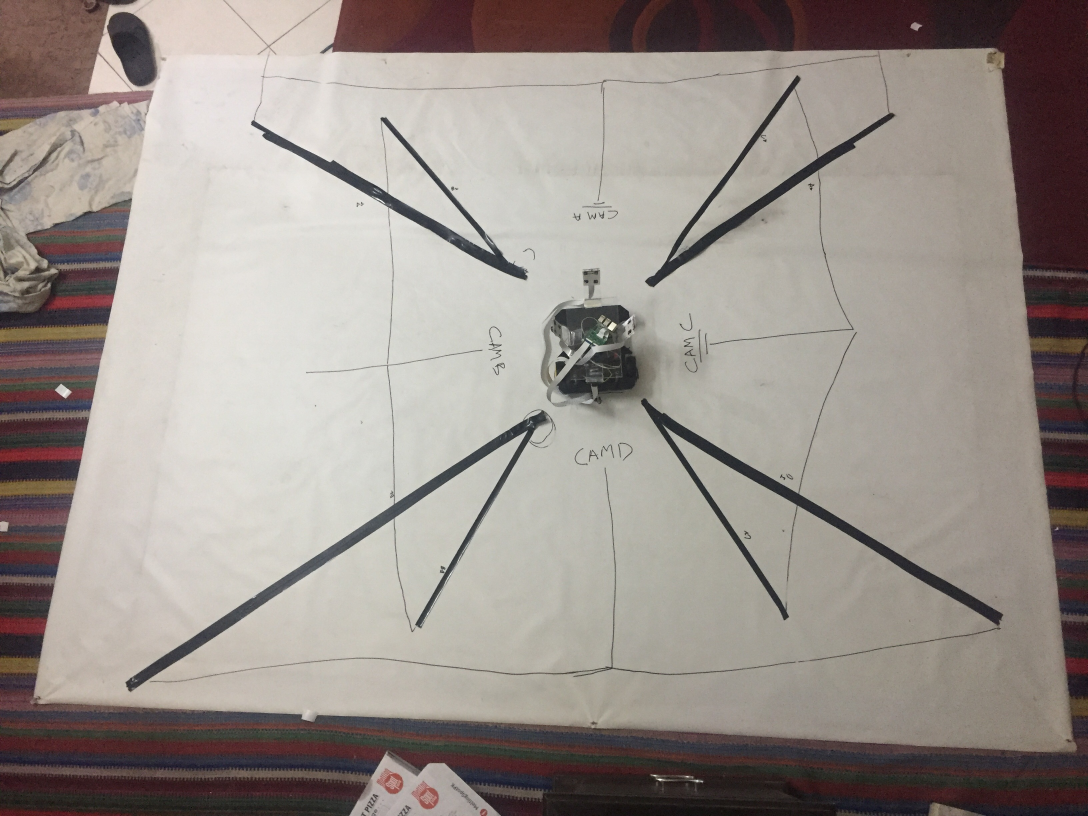
#> input picture 3. Birds Eye View (BEV)/IMG_7554.jpeg, 3264 x 2448 px, given in place of the camera (shown at 1/3 size)
$ python '3.5 BEV-Calibrate - FPS - Multi Camera Adapter - Camera A (OpenCV).py'   (older library calls are emulated)
#> lines starting #> are read from the running program, lines starting #| are printed output that depends on the picture; after the words box and inside, x2 and y2 are one past the last pixel; in counts of white or black regions, pixels touching at a corner belong together
import RPi.GPIO as gp
from datetime import datetime as dtm
import cv2
import time
import os
import numpy as np

# =============== [ P A R A M E T E R ] - [ F U L L ]
#=========================================================
# Calibrate Fish Eye
DIM=(640, 480)
K=np.array([[183.40960550714848, 0.0, 317.9915709633227], [0.0, 183.27059290430077, 229.7739640549374], [0.0, 0.0, 1.0]])
D=np.array([[0.0643628313155956], [-0.014811743124422176], [-0.02257099687818543], [0.009516432693973089]])
# Bird's Eye View (BEV)
pathResultImages = r"Result_Images\\"
heightBEV = 706
widthBEV = 1040
# Camera Filename Images
Camera_Name = "Camera Bird's Eye View"
#  Matrix Camera -> BEV
MatrixA = np.zeros((3,3), np.float)
MatrixA[0:3] = [[-3.97331246e-01, -3.35970227e+00,  7.07705644e+02], [ 2.13662752e-02, -1.88831907e+00,  3.86122305e+02], [ 1.58521856e-05, -5.91162509e-03,  1.00000000e+00]]
print("=> MatrixA = ", MatrixA)
print("="*50)
print()
#  Coordinate Small Square [BEST] Inside
pointXMin = 450
pointXMax = 655
pointYMin = 249
pointYMax = 438
print("=> pointXMin = ", pointXMin)
print("=> pointXMax = ", pointXMax)
print("=> pointYMin = ", pointYMin)
print("=> pointYMax = ", pointYMax)
print("="*50)
print()
#=========================================================
# =============== [ P A R A M E T E R ] - [ F U L L ]

# =============== [ P I N O U T - R A S P B E R R Y  P I  3 ]
#=========================================================
gp.setwarnings(False)
gp.setmode(gp.BOARD)

gp.setup(7, gp.OUT)
gp.setup(11, gp.OUT)
gp.setup(12, gp.OUT)

gp.setup(15, gp.OUT)
gp.setup(16, gp.OUT)
gp.setup(21, gp.OUT)
gp.setup(22, gp.OUT)

gp.output(11, True)
gp.output(12, True)
gp.output(15, True)
gp.output(16, True)
gp.output(21, True)
gp.output(22, True)
#=========================================================
# =============== [ P I N O U T - R A S P B E R R Y  P I  3 ]

done = 0

# =============== [ M A I N - F U N C T I O N ] -  [R A S P B E R R Y  P I  3 ]
#=========================================================
def main():
    i = 1
    print("==> 1. Size BEV")
    print("Height: ", heightBEV)
    print("Width: ", widthBEV)
    print()
    while True:
        if done == 1:
            print('F I N I S H')
            break
        print()
        print("Picture ", i)
        print("Start testing the Camera A")
        i2c = "i2cset -y 1 0x70 0x00 0x04"
        os.system(i2c)
        gp.output(7, False)
        gp.output(11, False)
        gp.output(12, True)
        captureCamera("A")     # Camera A
# =========================================================
# =============== [ M A I N - F U N C T I O N ] -  [R A S P B E R R Y  P I  3 ]

# =============== [ F U N C T I O N ] - [ F U L L ]
#=========================================================
def captureCamera(cam):
#> called with cam = 'A'
    global done
    global trigger
    saat_ini = dtm.now() #tgl dan jam saat ini
    now = dtm.strftime(saat_ini, '%d-%b-%Y_%H:%M:%S') # tpye = string
    cap = cv2.VideoCapture(0)
    if cap.isOpened():
        window_handle = cv2.namedWindow("CSI Camera " + str(cam), cv2.WINDOW_AUTOSIZE)
        # Resolution
        # Default = 640x480
        # Raspberry Pi Camera v2 (8 megapixel): 3280 x 2464
        # video at 1080p30, 720p60, 640x480p90
        # width =  #1920 - 1280 - 640 - 320 - 160 - 80 - 40 [BEST = 3280]
        # height = #1080 - 720 - 480 - 240 - 120 - 60 - 30  [BEST = 2464]
        width = 640
        height = 480
        cap.set(3, width)
        cap.set(4, height)
        # Window
        while cv2.getWindowProperty("CSI Camera " + str(cam), 0) >= 0:
            ret_val, img = cap.read()
#> img is the input picture: shape (2448, 3264, 3); mean B, G, R 140.1, 145.9, 154.1
            startTime = time.time()
            # Rotate 180
            #img = cv2.rotate(img, cv2.ROTATE_180)
            # Fish Eye Calibrated
            img = fishEyeCalibrated(img)
            # Read Camera & Rotate
            img = readCamera(img,cam, Camera_Name)
            # Show  BEV Result
            img = showBEV_Result(img,Camera_Name,MatrixA, widthBEV,heightBEV)
            # Remove Small Square [BEST] Inside - [ F U L L ]
            img = removeSmallSquareFull(cam, img, pointXMin,pointXMax,pointYMin,pointYMax)
            # Show Line to Divided and Removes
            img = showLineDividedRemove(cam,img,Camera_Name, heightBEV,widthBEV)
            # Read BEV Remove Camera & Crop
            _, imgRotate = cropBEVRemovaCamera(cam, img,Camera_Name)
            # Calculate FPS
            FPS = calculateFPS(imgRotate,startTime)
            # Show
            cv2.imshow("CSI Camera " + str(cam), imgRotate)
            # This also acts as
            key = cv2.waitKey(30) & 0xFF
            # Stop the program on the ESC key
            if key == ord("q"):
                done = 1
                break
        cap.release()
        cv2.destroyAllWindows()
    else:
        print("Unable to open camera")
#=========================================================
# >>>>>>>>>>>>>>>>>>>>>>>>>>>>>>>>>>>>>>>>>>>>>>>>>>>>>>>>>>>>>>>>>>>>>>>>>>>>>>>>>>>
def fishEyeCalibrated(oriImg):
    h,w = oriImg.shape[:2]
#> h = 2448; w = 3264
    map1, map2 = cv2.fisheye.initUndistortRectifyMap(K, D, np.eye(3), K, DIM, cv2.CV_16SC2)
    undistorted_img = cv2.remap(oriImg, map1, map2, interpolation=cv2.INTER_LINEAR, borderMode=cv2.BORDER_CONSTANT)
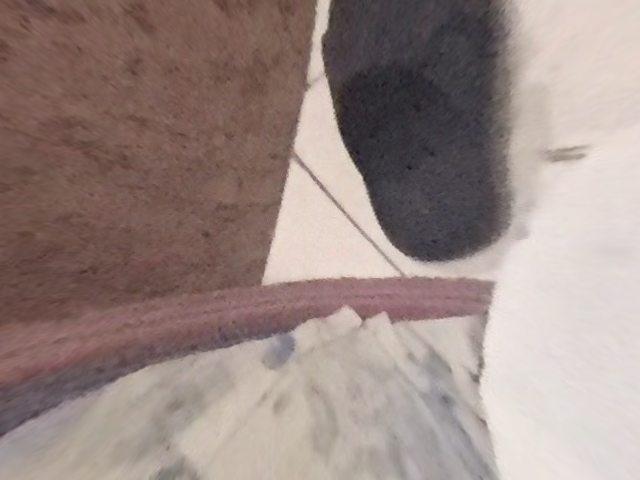
#> undistorted_img: shape (480, 640, 3); mean B, G, R 132.2, 137.1, 154.3
    return undistorted_img
# >>>>>>>>>>>>>>>>>>>>>>>>>>>>>>>>>>>>>>>>>>>>>>>>>>>>>>>>>>>>>>>>>>>>>>>>>>>>>>>>>>>
def readCamera(img,cameraName, Camera_Filename):
    if (cameraName == "A"):
        # Rotate A - No Rotate
        pass
    elif (cameraName == "B"):
        # Camera B - Rotate 90 COUNTERCLOCKWISE
        img = cv2.rotate(img, cv2.cv2.ROTATE_90_COUNTERCLOCKWISE)
    elif (cameraName == "C"):
        # Camera C - Rotate 90 CLOCKWISE
        img = cv2.rotate(img, cv2.cv2.ROTATE_90_CLOCKWISE)
    elif (cameraName == "D"):
        # Camera D - Rotate 180
        img = cv2.rotate(img, cv2.cv2.ROTATE_180)
    '''
    cv2.imshow(Camera_Filename, img)
    cv2.waitKey(0)
    cv2.destroyAllWindows()
    '''
    return img
# >>>>>>>>>>>>>>>>>>>>>>>>>>>>>>>>>>>>>>>>>>>>>>>>>>>>>>>>>>>>>>>>>>>>>>>>>>>>>>>>>>>
def showBEV_Result(img,Camera_Filename,matrix, width,height):
#> called with Camera_Filename = "Camera Bird's Eye View", matrix = array of shape (3, 3), width = 1040, height = 706
    imgBEV = cv2.warpPerspective(img,matrix, (width,height))
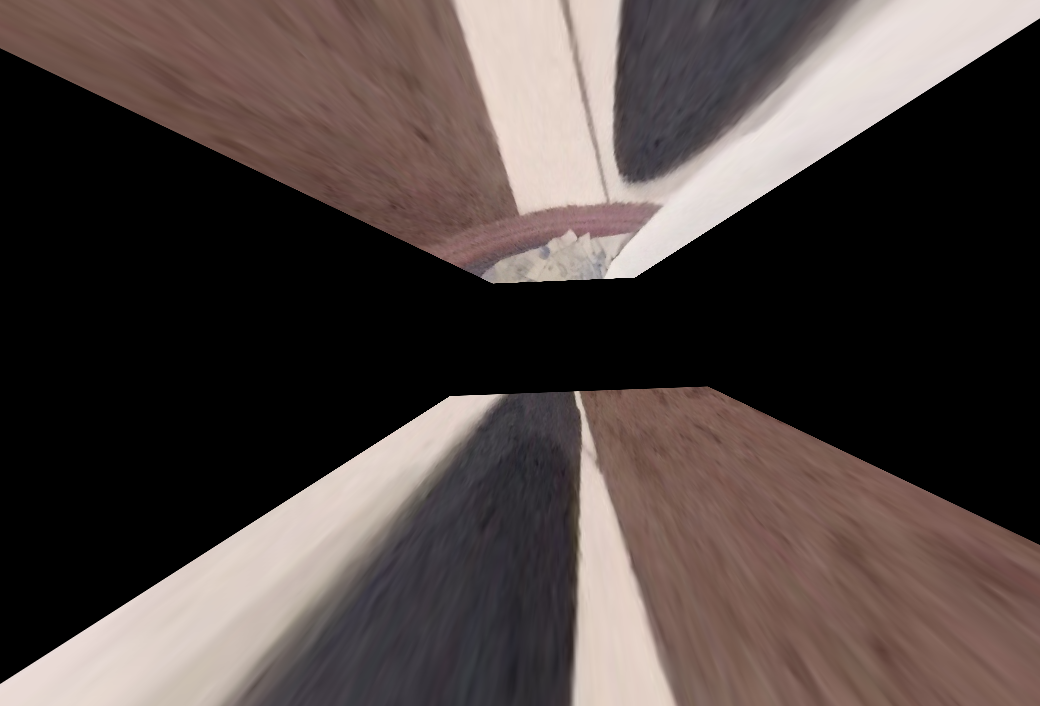
#> imgBEV: shape (706, 1040, 3); mean B, G, R 65.4, 68.2, 78.7
    '''
    cv2.imshow("-BEV-" + Camera_Filename, imgBEV)
    cv2.waitKey(0)
    cv2.destroyAllWindows()
    '''
    return imgBEV
# >>>>>>>>>>>>>>>>>>>>>>>>>>>>>>>>>>>>>>>>>>>>>>>>>>>>>>>>>>>>>>>>>>>>>>>>>>>>>>>>>>>
def removeSmallSquareFull(cameraName, imgBEVCamera, xMin,xMax,yMin,yMax):
#> called with cameraName = 'A', xMin = 450, xMax = 655, yMin = 249, yMax = 438
    thickness = -1
    color = (0,0,0)
    if cameraName == "A":
        img = cv2.rectangle(imgBEVCamera, (0,yMin), (imgBEVCamera.shape[1],yMax), color, thickness)
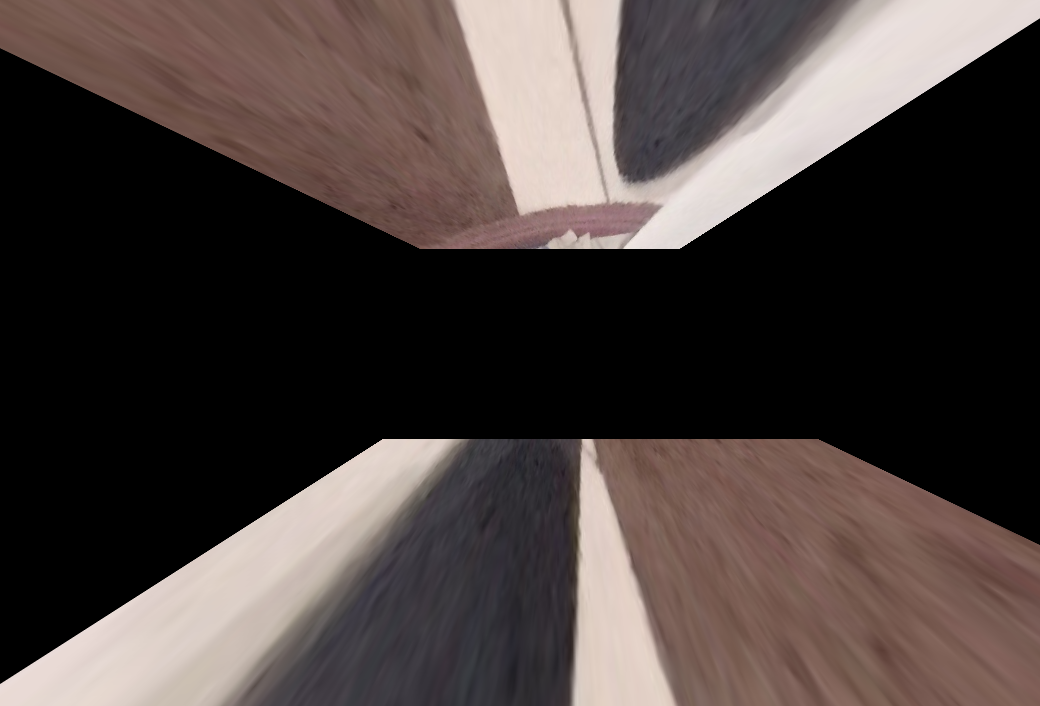
#> img: shape (706, 1040, 3); 3.15% of pixels changed, all inside (x1, y1, x2, y2) = (383, 249, 817, 439)
    elif cameraName == "B":
        img = cv2.rectangle(imgBEVCamera, (xMin,0), (xMax,imgBEVCamera.shape[0]), color, thickness)
    elif cameraName == "C":
        img = cv2.rectangle(imgBEVCamera, (xMin,imgBEVCamera.shape[0]), (xMax,0), color, thickness)
    elif cameraName == "D":
        img = cv2.rectangle(imgBEVCamera, (imgBEVCamera.shape[1],yMin), (0,yMax), color, thickness)
    '''
    cv2.imshow("removeSmallSquareFull", img)
    cv2.waitKey(0)
    cv2.destroyAllWindows()
    '''
    return img
# >>>>>>>>>>>>>>>>>>>>>>>>>>>>>>>>>>>>>>>>>>>>>>>>>>>>>>>>>>>>>>>>>>>>>>>>>>>>>>>>>>>
def showLineDividedRemove(cameraName,imgBEVCamera,BEV_Camera_Name, heightBEV,widthBEV):
#> called with cameraName = 'A', BEV_Camera_Name = "Camera Bird's Eye View", heightBEV = 706, widthBEV = 1040
    color = (0,0,255)
    thickness = 1
    # Divided Into 2 Parts
    halfHeight = int(heightBEV/2)
    halfWidth = int(widthBEV/2)
    if cameraName == "A" or cameraName == "D":
        imgBEVCamera = cv2.line(imgBEVCamera, (0,halfHeight), (widthBEV,halfHeight), color, thickness)
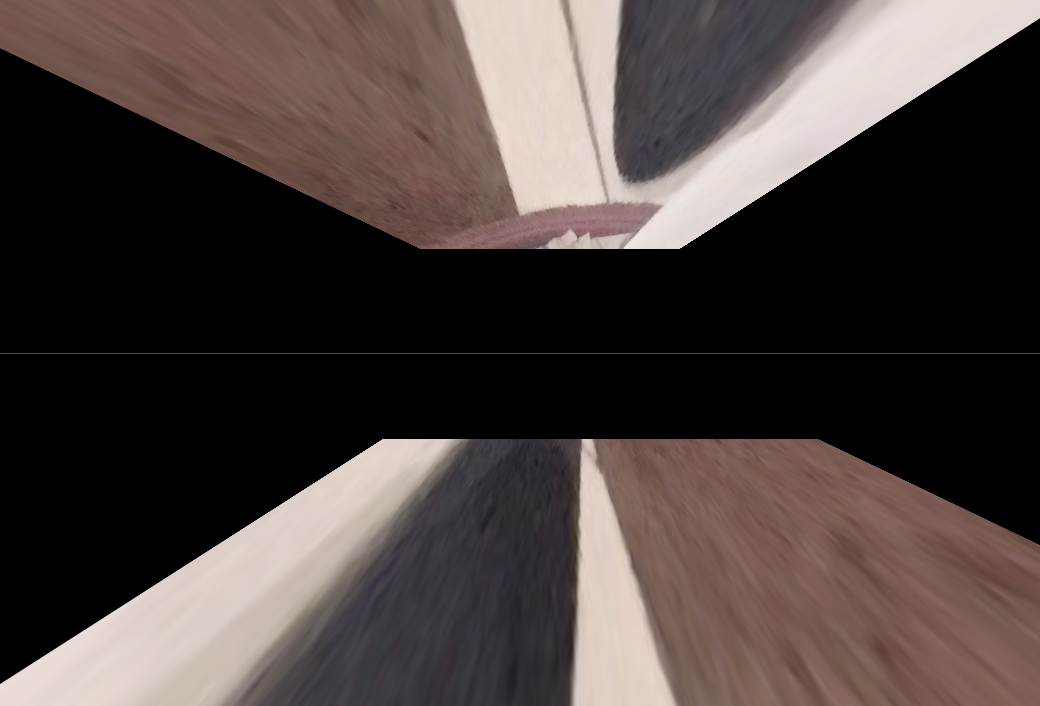
#> imgBEVCamera: shape (706, 1040, 3); 0.14% of pixels changed, all inside (x1, y1, x2, y2) = (0, 353, 1040, 354)
        if cameraName == "A":
            # Removes Buttom Parts
            imgBEVCamera = cv2.rectangle(imgBEVCamera, (0,halfHeight), (widthBEV,halfHeight*2), (0,0,0), -1)
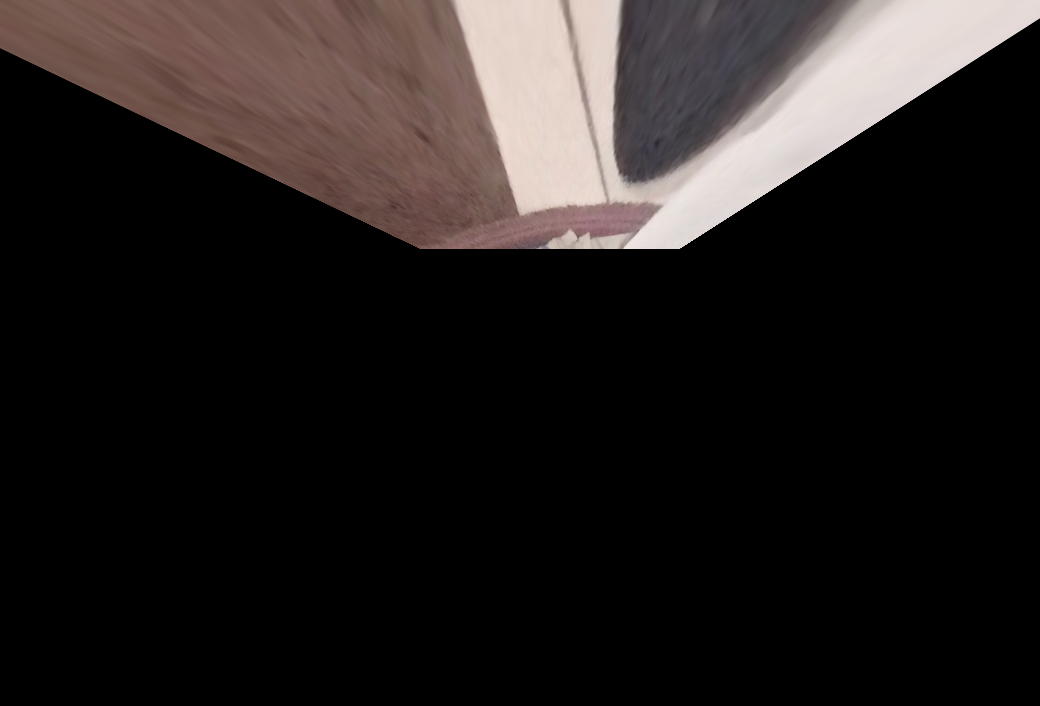
#> imgBEVCamera: shape (706, 1040, 3); mean B, G, R 30, 31.1, 35.7
        elif cameraName == "D":
            # Removes Top Parts
            imgBEVCamera = cv2.rectangle(imgBEVCamera, (0,0), (widthBEV,halfHeight), (0,0,0), -1)
    elif cameraName == "C" or cameraName == "B":
        imgBEVCamera = cv2.line(imgBEVCamera, (halfWidth,0), (halfWidth,heightBEV), color, thickness)
        if cameraName == "C":
            # Removes Left Parts
            imgBEVCamera = cv2.rectangle(imgBEVCamera, (0,0), (halfWidth,heightBEV), (0,0,0), -1)
        elif cameraName == "B":
            # Removes Right Parts
            imgBEVCamera = cv2.rectangle(imgBEVCamera, (halfWidth,0), (halfWidth*2,heightBEV), (0,0,0), -1)
    '''
    cv2.imshow("Remove Parts" + BEV_Camera_Name, imgBEVCamera)
    cv2.waitKey(0)
    cv2.destroyAllWindows()
    '''
    return imgBEVCamera
# >>>>>>>>>>>>>>>>>>>>>>>>>>>>>>>>>>>>>>>>>>>>>>>>>>>>>>>>>>>>>>>>>>>>>>>>>>>>>>>>>>>
def cropBEVRemovaCamera(cameraName,img,BEVRemove_Camera_Name):
#> called with cameraName = 'A', BEVRemove_Camera_Name = "Camera Bird's Eye View"
    height = img.shape[0]
#> height = 706
    width = img.shape[1]
#> width = 1040
    if cameraName == "A":
        x = 0
        h = int(height/2)
#> h = 353
        y = 0
        w = width
#> w = 1040
        img = img[y:y+h, x:x+w]
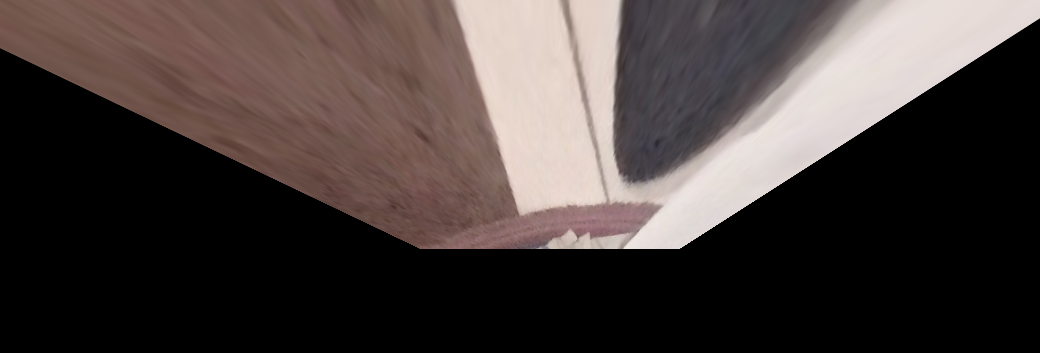
#> img: shape (353, 1040, 3); mean of channels 0, 1, 2 60, 62.2, 71.4; drawn as B, G, R
        imgRotate = img
    elif cameraName == "B":
        x = 0
        h = height
        y = 0
        w = int(width/2)
        img = img[y:y+h, x:x+w]
        # Rotate
        imgRotate = cv2.rotate(img, cv2.ROTATE_90_CLOCKWISE)
    elif cameraName == "C":
        x = int(width/2)
        h = height
        y = 0
        w = int(width/2)
        img = img[y:y+h, x:x+w]
        imgRotate = cv2.rotate(img, cv2.ROTATE_90_COUNTERCLOCKWISE)
    elif cameraName == "D":
        x = 0
        h = int(height/2)
        y = int(height/2)
        w = width
        img = img[y:y+h, x:x+w]
        imgRotate = cv2.rotate(img, cv2.ROTATE_180)
    '''
    cv2.imshow("-Crop-" + BEVRemove_Camera_Name, img)
    cv2.imshow("-Rotate-" + BEVRemove_Camera_Name, imgRotate)
    cv2.waitKey(0)
    cv2.destroyAllWindows()
    '''
    return img, imgRotate
# >>>>>>>>>>>>>>>>>>>>>>>>>>>>>>>>>>>>>>>>>>>>>>>>>>>>>>>>>>>>>>>>>>>>>>>>>>>>>>>>>>>
def calculateFPS(img,startTime):
    # font which we will be using to display FPS
#> called with startTime = 1.8e+09
    font = cv2.FONT_HERSHEY_SIMPLEX
    endTime = time.time()
    fps = 1/(endTime - startTime)
    # converting the fps into 2 decimal pint
    fps = format(fps, ".2f")
    cv2.putText(img, fps, (0, 30), font, 1, (100, 255, 0), 3, cv2.LINE_AA)
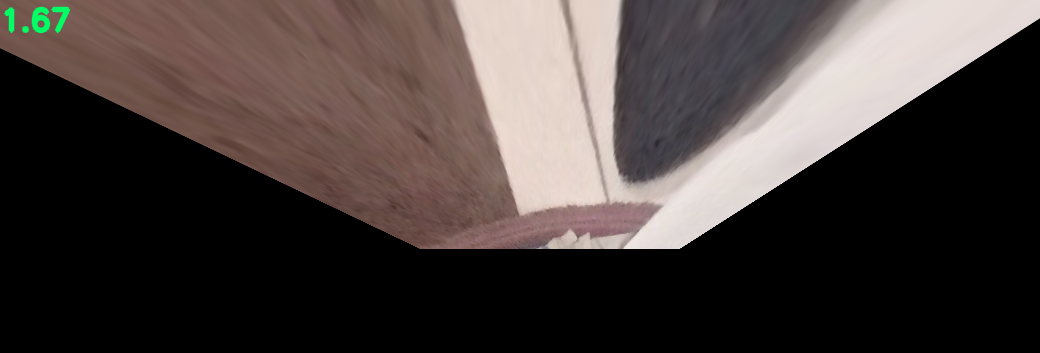
#> img: shape (353, 1040, 3); 0.26% of pixels changed, all inside (x1, y1, x2, y2) = (3, 6, 71, 34); drawn as B, G, R
    return fps
#=========================================================
# =============== [ F U N C T I O N ] - [ F U L L ]

if __name__ == "__main__":
    main()
#> in captureCamera, `FPS = calculateFPS(imgRotate,startTime)`: FPS = '1.67'
#> (key q is pressed here)

    gp.output(7, False)
    gp.output(11, False)
    gp.output(12, True)
